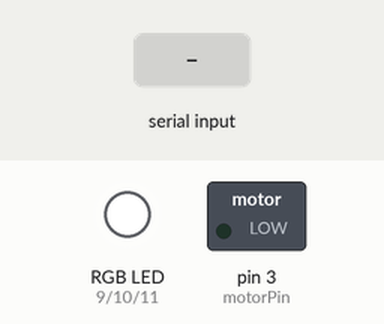
Simulated run of this sketch. Board: Arduino Uno, built with avr-gcc and run on an emulated ATmega328P. On the bench: switched loads named in the sketch (green lamp = pin HIGH), an RGB LED mixed from three pins (HIGH = lit). The inputs (shaded band) are chosen by the test bench. Dim RGB values are drawn brighter than linear.

Above: at 1.2 s.
1.3 s: "START_STROBE\n" received over Serial
At 2.5 s:
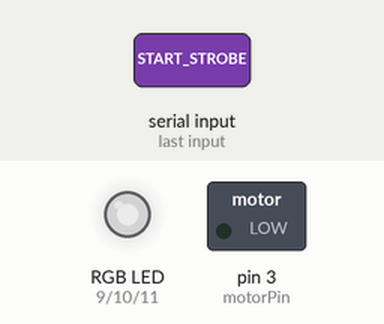
2.8 s: "MOTOR_SPEED\n" received over Serial
At 3.4 s:
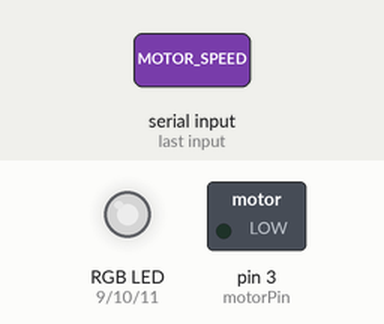
4.3 s: "STOP_STROBE\n" received over Serial
At 5.0 s:
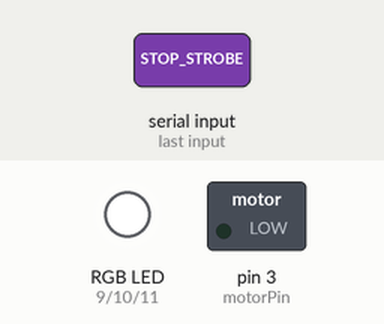
Timing chart, 0 to 7.3 s (numbered marks = the images above; inputs shaded):
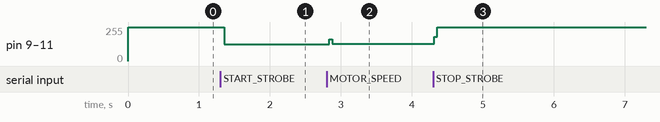

Measured:
- after the input at 1.3 s, pin 9 (redPin), pin 10 (greenPin), pin 11 (bluePin): 255/255 → 127/255 after 0.06 s
- after the input at 2.8 s, pin 9 (redPin), pin 10 (greenPin), pin 11 (bluePin): 127/255 → 130/255 at once
- after the input at 4.3 s, pin 9 (redPin), pin 10 (greenPin), pin 11 (bluePin): 130/255 → 255/255 at once

The sketch:

Stroboscope.ino
```cpp
int motorPin = 3;
int redPin = 9;
int greenPin = 10;
int bluePin = 11;

bool motorActive = false;
bool strobeActive = false;
int strobeDelay = 1;
int motorSpeed = 0;
bool motorDirection = true;

void setup() {
  pinMode(motorPin, OUTPUT);
  pinMode(redPin, OUTPUT);
  pinMode(greenPin, OUTPUT);
  pinMode(bluePin, OUTPUT);

  analogWrite(redPin, 255);
  analogWrite(greenPin, 255);
  analogWrite(bluePin, 255);
  analogWrite(motorPin, 0);

  Serial.begin(9600);
}

// Kada motor radi na 6V manuelnim testiranjem smo dobili da za strobe od 12ms i brzinom motora 31 pomocu arduina, soba za testiranje je bila u potpunom mraku.
// dobijamo stroboskopski efekat. Posto imamo 6 markera i motor se okrece veoma brzo to znaci da od markera do susednog markera potrebno je 0.012s(12ms) sto znaci da jedan obrtaj u sekundi dobijamo kada izracunamo
// RPS=1/(6*0.012) => 13,8 RPS motora u sekundama
// RPM ili broj obrtaja motora u minutu dobijamo kada pomnozimo sa 60 -> RPM=13,8*60 => 833RPM

void loop() {
  if (Serial.available() > 0) {
    String command = Serial.readStringUntil('\n');
    command.trim();

    if (command.startsWith("MOTOR_SPEED")) {
      motorSpeed = command.substring(12).toInt();
      if (motorActive) {
        analogWrite(motorPin, motorSpeed);
      }
    }
    else if (command == "START_MOTOR") {
      motorActive = true;
      analogWrite(motorPin, motorSpeed);
    }
    else if (command == "STOP_MOTOR") {
      motorActive = false;
      analogWrite(motorPin, 0);
    }
    else if (command.startsWith("STROBE_DELAY")) {
      strobeDelay = command.substring(13).toInt();
      strobeDelay = constrain(strobeDelay, 1, 1000);
    }
    else if (command == "START_STROBE") {
      strobeActive = true;
      turnRGBOn();
      delay(strobeDelay);
    }
    else if (command == "STOP_STROBE") {
      strobeActive = false;
      turnRGBOff();
    }
  }

  if (strobeActive) {
    turnRGBOn();
    delay(strobeDelay);
    turnRGBOff();
    delay(strobeDelay);
  }
}

void turnRGBOff() {
  analogWrite(redPin, 255);
  analogWrite(greenPin, 255);
  analogWrite(bluePin, 255);
}

void turnRGBOn() {
  analogWrite(redPin, 0);
  analogWrite(greenPin, 0);
  analogWrite(bluePin, 0);
}
```
